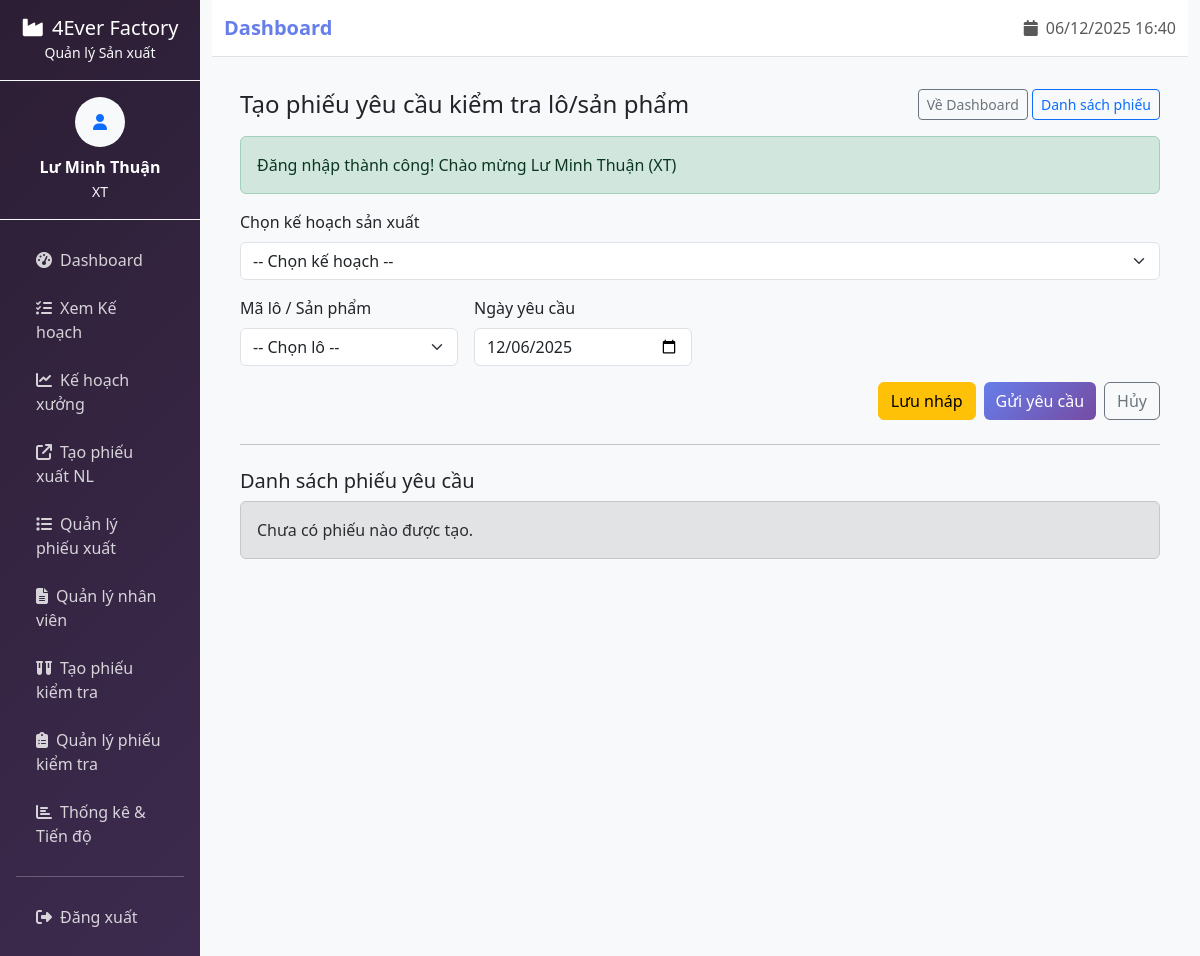
/phieu-kiem-tra/create (signed in), run on an earlier commit of the app's database.
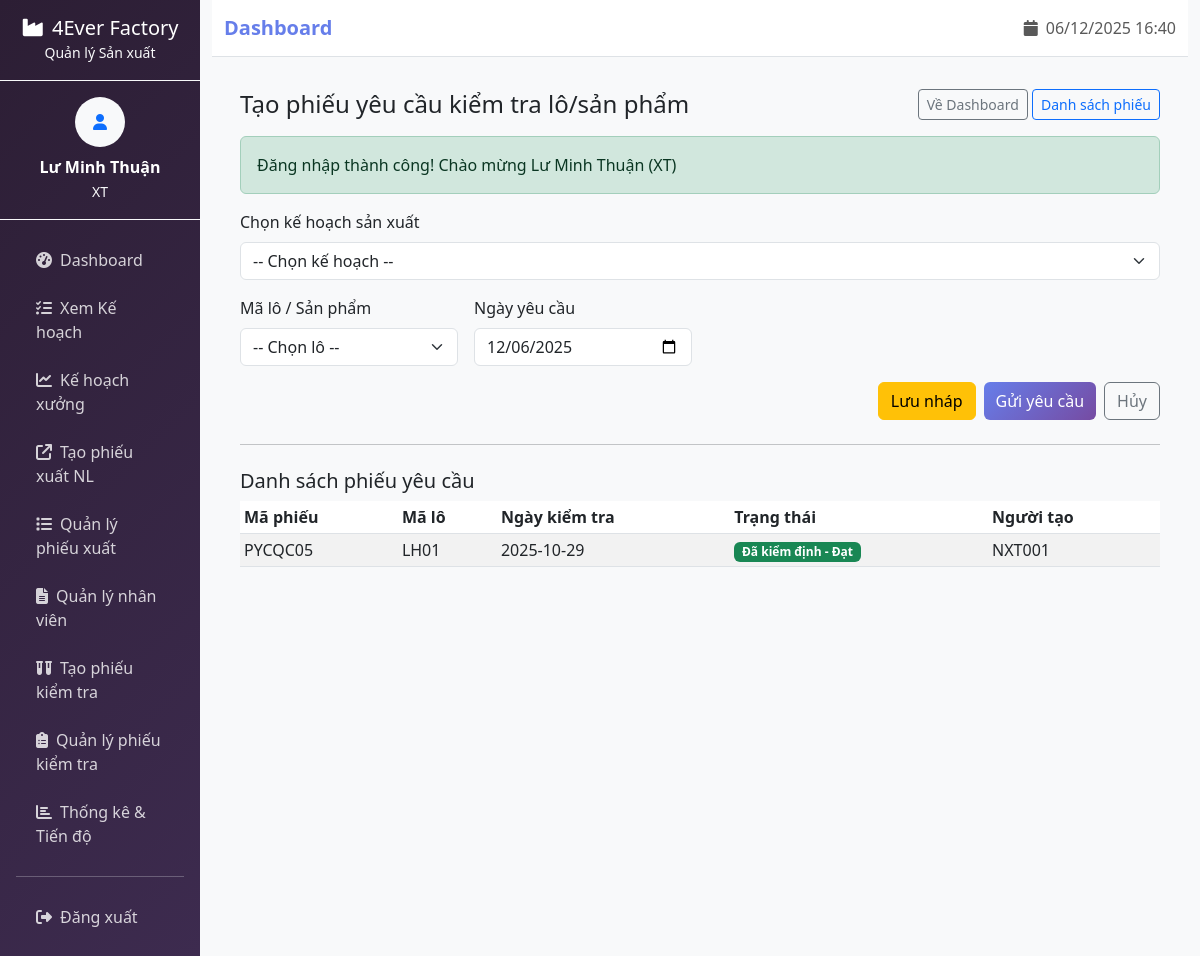
And on a later commit of the database.
### tables this page shows
CREATE TABLE `phieuyeucaukiemtralosp` (
  `MaPhieuKT` varchar(10) NOT NULL,
  `MaLoHang` varchar(10) NOT NULL,
  `NgayKiemTra` date NOT NULL DEFAULT curdate(),
  `MaNV` varchar(10) NOT NULL,
  `TrangThai` varchar(20) NOT NULL DEFAULT 'Chờ kiểm tra',
  `KetQua` varchar(50) DEFAULT NULL
);

### app/views/xuongtruong/phieu_kiem_tra_sp/create.php (the view, shortened to what the changed rows need)
<div class="container mt-3">
  <div class="d-flex justify-content-between align-items-center mb-3">
    <h4 class="mb-0">Tạo phiếu yêu cầu kiểm tra lô/sản phẩm</h4>
    <div>
      <a class="btn btn-outline-secondary btn-sm" href="<?php echo BASE_URL; ?>xuongtruong/dashboard">Về Dashboard</a>
      <a class="btn btn-outline-primary btn-sm" href="<?php echo BASE_URL; ?>phieu-kiem-tra/index">Danh sách phiếu</a>
    </div>
  </div>
  <?php if (!empty($_SESSION['success'])): ?>
    <div class="alert alert-success"><?php echo htmlspecialchars($_SESSION['success']); unset($_SESSION['success']); ?></div>
  <?php endif; ?>
  <form method="post" action="<?php echo BASE_URL; ?>phieu-kiem-tra/store" class="row g-3">
    <div class="col-12">
      <label class="form-label">Chọn kế hoạch sản xuất</label>
      <select id="select-kehoach" name="ma_kehoach" class="form-select">
        <option value="">-- Chọn kế hoạch --</option>
      </select>
    </div>
    <div class="col-md-3">
      <label class="form-label">Mã lô / Sản phẩm</label>
      <select id="select-lohang" name="ma_lohang" class="form-select" aria-label="Chọn lô hàng">
        <option value="">-- Chọn lô --</option>
      </select>
    </div>
    <div class="col-md-3">
      <label class="form-label">Ngày yêu cầu</label>
      <input type="date" id="ngay_kiemtra" name="ngay_kiemtra" class="form-control" value="<?php echo htmlspecialchars($minDate ?? date('Y-m-d')); ?>" required>
    </div>
    <div class="col-12 d-flex gap-2 justify-content-end">
      <button type="submit" name="action" value="draft" class="btn btn-warning">Lưu nháp</button>
      <button type="submit" name="action" value="send" class="btn btn-primary">Gửi yêu cầu</button>
      <a href="<?php echo BASE_URL; ?>" class="btn btn-outline-secondary">Hủy</a>
    </div>
  </form>
    <hr class="my-4" />
    <h5>Danh sách phiếu yêu cầu</h5>
    <?php if (!empty($tickets)): ?>
      <div class="table-responsive mt-2">
        <table class="table table-striped table-sm">
          <thead>
            <tr>
              <th>Mã phiếu</th>
              <th>Mã lô</th>
              <th>Ngày kiểm tra</th>
              <th>Trạng thái</th>
              <th>Người tạo</th>
            </tr>
          </thead>
          <tbody>
            <?php foreach ($tickets as $t): ?>
              <?php
                $trangThai = $t['TrangThai'] ?? '';
                $badgeClass = 'secondary';
                if (stripos($trangThai, 'Đạt') !== false || stripos($trangThai, 'đạt') !== false) {
                    $badgeClass = 'success';
                }
                elseif (stripos($trangThai, 'Không đạt') !== false || stripos($trangThai, 'không đạt') !== false) {
                    $badgeClass = 'danger';
                }
                elseif ($trangThai === 'Chờ xử lý' || $trangThai === 'Chờ kiểm tra') {
                    $badgeClass = 'warning text-dark';
                }
                elseif ($trangThai === 'Đã duyệt') {
                    $badgeClass = 'success';
                }
                elseif ($trangThai === 'Nháp') {
                    $badgeClass = 'secondary';
                }
              ?>
              <tr>
                <td><?php echo htmlspecialchars($t['MaPhieuKT'] ?? ''); ?></td>
                <td><?php echo htmlspecialchars($t['MaLoHang'] ?? ''); ?></td>
                <td><?php echo htmlspecialchars($t['ngay_kiemtra'] ?? ''); ?></td>
                <td><span class="badge bg-<?php echo $badgeClass; ?>"><?php echo htmlspecialchars($trangThai); ?></span></td>
                <td><?php echo htmlspecialchars($t['MaNV'] ?? ''); ?></td>
              </tr>
            <?php endforeach; ?>
          </tbody>
        </table>
      </div>
    <?php else: ?>
      <div class="alert alert-secondary mt-2">Chưa có phiếu nào được tạo.</div>
    <?php endif; ?>
  </div>
<?php $content = ob_get_clean(); include APP_PATH . '/views/layouts/main.php'; ?>

### app/Router.php (shortened to what the changed rows need)
<?php
class Router {
    private $routes = [];
    public function addRoute($method, $path, $controller, $action) {
        $this->routes[] = [
            'method' => strtoupper($method),
            'path' => $path,
            'controller' => $controller,
            'action' => $action
        ];
    }
    public function dispatch() {
        $requestMethod = $_SERVER['REQUEST_METHOD'];
        $requestPath = parse_url($_SERVER['REQUEST_URI'], PHP_URL_PATH);
        $basePath = '/4Ever';
        if (strpos($requestPath, $basePath) === 0) {
            $requestPath = substr($requestPath, strlen($basePath));
        }
        foreach ($this->routes as $route) {
            $matchResult = $this->matchPath($route['path'], $requestPath);
            if ($route['method'] === $requestMethod && $matchResult !== false) {
                $controllerName = $route['controller'];
                $actionName = $route['action'];
                $controllerFile = APP_PATH . '/controllers/' . $controllerName . '.php';
                if (file_exists($controllerFile)) {
                    $controller = new $controllerName();
                    if (method_exists($controller, $actionName)) {
                        if (is_array($matchResult) && count($matchResult) > 0) {
                            $controller->$actionName(...$matchResult);
                        } else {
                            $controller->$actionName();
                        }
                        return;
                    }
                }
            }
        }
    }
    private function matchPath($routePath, $requestPath) {
        if (strpos($routePath, '(.*)') !== false) {
            return false;
        }
        return $routePath === $requestPath ? [] : false;
    }
}
?>

### app/views/layouts/main.php (shortened to what the changed rows need)
<?php
if (!function_exists('getRoleDisplayName')) {
  function getRoleDisplayName($role) {
    $roleNames = [
      'ban_giam_doc'        => 'Ban Giám Đốc',
      'nhan_vien_ke_hoach'  => 'Nhân viên Kế hoạch',
      'xuong_truong'        => 'Xưởng trưởng',
      'to_truong'           => 'Tổ trưởng',
      'nhan_vien_qc'        => 'Nhân viên QC',
      'nhan_vien_kho_nl'    => 'Nhân viên Kho Nguyên Liệu',
      'nhan_vien_kho_tp'    => 'Nhân viên Kho Thành Phẩm',
      'cong_nhan'           => 'Công nhân',
      'admin'               => 'Quản trị viên',
    ];
    return $roleNames[$role] ?? $role;
  }
}
?>
<!DOCTYPE html>
<html lang="vi">
<head>
  <link href="https://cdn.jsdelivr.net/npm/bootstrap@5.3.0/dist/css/bootstrap.min.css" rel="stylesheet">
  <link href="https://cdnjs.cloudflare.com/ajax/libs/font-awesome/6.4.0/css/all.min.css" rel="stylesheet">
</head>
<body class="<?= htmlspecialchars($pageBodyClass ?? '') ?>">
  <div class="container-fluid">
    <div class="row">
      <div class="col-md-3 col-lg-2 sidebar px-0">
        <div class="d-flex flex-column h-100">
          <?php if (isset($_SESSION['user_id'])): ?>
            <div class="p-3 text-center border-bottom border-light">
              <h5 class="text-white mb-0">
                <i class="fas fa-industry me-2"></i>4Ever Factory
              </h5>
              <small class="text-light">Quản lý Sản xuất</small>
            </div>
            <div class="p-3 border-bottom border-light">
              <div class="text-center">
                <div class="rounded-circle bg-light d-inline-flex align-items-center justify-content-center"
                     style="width: 50px; height: 50px;">
                  <i class="fas fa-user text-primary"></i>
                </div>
                <div class="mt-2">
                  <div class="text-white fw-bold"><?= htmlspecialchars($_SESSION['full_name'] ?? 'Người dùng') ?></div>
                  <small class="text-light">
                    <?= htmlspecialchars(getRoleDisplayName($_SESSION['user_role'] ?? '')) ?>
                  </small>
                </div>
              </div>
            </div>
            <?php
              $roleRaw = $_SESSION['user_role'] ?? '';
              $roleMap = [
                'KH' => 'kh', 'BGD' => 'bgd', 'XT' => 'xt', 'TT' => 'tt',
                'QC' => 'qc', 'NVK' => 'nvk', 'CN' => 'cn', 'ADMIN' => 'admin',
                'ban_giam_doc' => 'bgd', 'nhan_vien_ke_hoach' => 'kh',
                'xuong_truong' => 'xt', 'to_truong' => 'tt',
                'nhan_vien_qc' => 'qc', 'nhan_vien_kho_nl' => 'nvk',
                'cong_nhan' => 'cn', 'admin' => 'admin'
              ];
              $role = strtolower($roleMap[$roleRaw] ?? $roleRaw);
              $sidebarFile = APP_PATH . '/views/layouts/sidebar/' . $role . '.php';
              if (file_exists($sidebarFile)) include $sidebarFile;
              else include APP_PATH . '/views/layouts/sidebar/default.php';
            ?>
          <?php endif; ?>
        </div>
      </div>
      <div class="col-md-9 col-lg-10 main-content">
        <nav class="navbar navbar-expand-lg navbar-light bg-white border-bottom">
          <div class="container-fluid">
            <?php
              $roleRaw = $_SESSION['user_role'] ?? '';
              $roleMap = [
                'KH' => 'kehoachsanxuat', 'BGD' => 'giamdoc',
                'XT' => 'xuongtruong', 'TT' => 'totruong',
                'QC' => 'qc', 'NVK' => 'kho', 'CN' => 'congnhan', 'ADMIN' => 'admin',
                'ban_giam_doc' => 'giamdoc', 'nhan_vien_ke_hoach' => 'kehoachsanxuat',
                'xuong_truong' => 'xuongtruong', 'to_truong' => 'totruong',
                'nhan_vien_qc' => 'qc', 'nhan_vien_kho_nl' => 'kho',
                'cong_nhan' => 'congnhan', 'admin' => 'admin'
              ];
              $roleSlug = strtolower($roleMap[$roleRaw] ?? 'dashboard');
              $dashboardUrl = BASE_URL . $roleSlug . '/dashboard';
            ?>
            <a class="navbar-brand" href="<?= htmlspecialchars($dashboardUrl) ?>">
              <?php
                $isXuatNVL = false;
                echo $isXuatNVL ? 'Xuất nguyên vật liệu' : htmlspecialchars($pageTitle ?? 'Dashboard');
              ?>
            </a>
            <div class="navbar-nav ms-auto">
              <span class="navbar-text">
                <i class="fas fa-calendar me-1"></i>
                <?= date('d/m/Y H:i') ?>
              </span>
            </div>
          </div>
        </nav>
        <div class="p-3">
          <?= $content ?>
        </div>
      </div>
    </div>
  </div>

### app/views/layouts/sidebar/xt.php
<nav class="nav flex-column p-3">
    <a class="nav-link" href="<?php echo BASE_URL; ?>xuongtruong/dashboard">
        <i class="fas fa-tachometer-alt me-2"></i>Dashboard
    </a>
    <a class="nav-link" href="<?php echo BASE_URL; ?>xuongtruong/xemkehoachsanxuat">
        <i class="fas fa-tasks me-2"></i>Xem Kế hoạch
    </a>
    <a class="nav-link" href="<?php echo BASE_URL; ?>xuongtruong/lapkehoachcapxuong">
        <i class="fas fa-chart-line me-2"></i>Kế hoạch xưởng
    </a>
    <a class="nav-link" href="<?php echo BASE_URL; ?>yeucauxuat">
        <i class="fas fa-arrow-up-right-from-square me-2"></i>Tạo phiếu xuất NL
    </a>
    <a class="nav-link" href="<?php echo BASE_URL; ?>yeucauxuat/list">
        <i class="fas fa-list me-2"></i>Quản lý phiếu xuất
    </a>
    <a class="nav-link" href="<?php echo BASE_URL; ?>xuongtruong/quanlynhanvien">
        <i class="fas fa-file-alt me-2"></i>Quản lý nhân viên
    </a>
    <a class="nav-link" href="<?php echo BASE_URL; ?>phieu-kiem-tra/create">
        <i class="fas fa-vials me-2"></i>Tạo phiếu kiểm tra
    </a>
    <a class="nav-link" href="<?php echo BASE_URL; ?>phieu-kiem-tra/index">
        <i class="fas fa-clipboard-list me-2"></i>Quản lý phiếu kiểm tra
    </a>
    <a class="nav-link" href="<?php echo BASE_URL; ?>xuongtruong/tien-do">
        <i class="fas fa-chart-bar me-2"></i>Thống kê & Tiến độ
    </a>
    <hr class="border-light">
    <a class="nav-link" href="<?php echo BASE_URL; ?>logout">
        <i class="fas fa-sign-out-alt me-2"></i>Đăng xuất
    </a>
</nav>

What changed in the data, as far as the page shows it:
added phieuyeucaukiemtralosp: MaPhieuKT "PYCQC05", MaLoHang "LH01", ngay_kiemtra "2025-10-29", TrangThai "Đã kiểm định - Đạt", MaNV "NXT001"
Also different on the page:
list line gone: "Chưa có phiếu nào được tạo."
new list line: "Mã phiếu Mã lô Ngày kiểm tra Trạng thái Người tạo"
